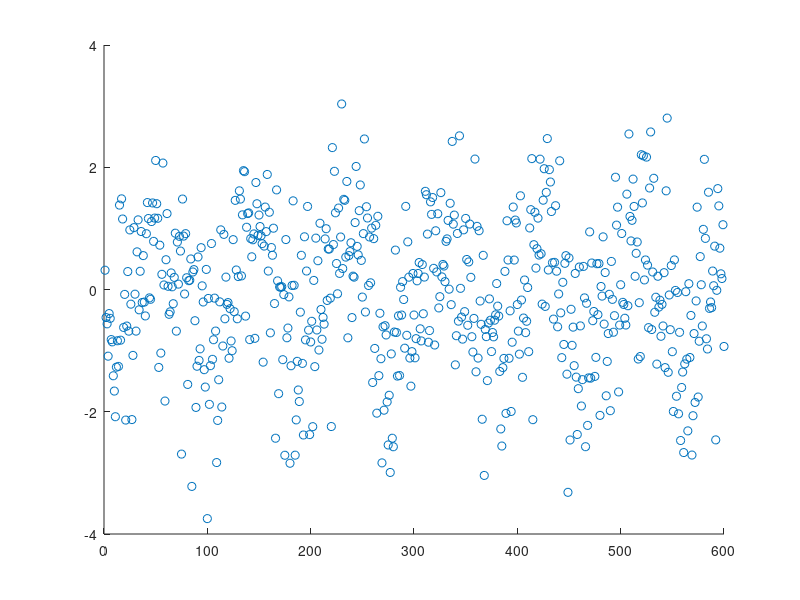

Recreate this plot in MATLAB. (Note: this script raises an error after producing the figure.)
function tmp(num)

  x = [1:600];

  params = rand(3,1) .* [50; 100; 1]
  y = params(1)*sin(((x/params(2)) - params(3))*2*pi) + randn([1 length(x)]);
  %[ym, ys] = mymean(y);

  %w = exp(-(y - (ym + ys)).^2 / (ys^2)) + exp(-(y - (ym - ys)).^2 / (ys^2));

  figure;scatter(x,y);

  vals = lsqmultiharmonic(x, y, 8);

  keyboard

  p0 = params .* (1 + randn(size(params))*0.2);

  [b,f] = myfit(@err, p0, [0 Inf; 1 Inf; 0 1]);
  keyboard

  return;

  if (nargin==0)
    num=1;
  end

  if (num==1)
    run_orig();
  else
    run_new();
  end

  return;

  function val = err(p, junk)

    val = sum((y - p(1)*sin(((x/p(2)) - p(3))*2*pi) .* w).^2);
    hold off;
    scatter(x,y,'r');
    hold on;
    scatter(x,p(1)*sin(((x/p(2)) - p(3))*2*pi),'b');

    drawnow

    return;
  end
end

function run_orig()

  addpath(absolutepath('./MatPIV 1.7/PTV'));
  addpath(absolutepath('./MatPIV 1.7/masking'));
  addpath(absolutepath('./MatPIV 1.7/src'));
  addpath(absolutepath('./MatPIV 1.7/filters'));
  addpath(absolutepath('./MatPIV 1.7/postprocessing'));

  cd('./MatPIV 1.7/Demo1/')

  keyboard
  [x,y,u,v,snr]=matpiv('im00.bmp','im04.bmp',[64 64;32 32;16 16],...
                       1,0.5,'multinfft',[],'polymask.mat');

  cd('../..');

  rmpath(absolutepath('./MatPIV 1.7/PTV'));
  rmpath(absolutepath('./MatPIV 1.7/masking'));
  rmpath(absolutepath('./MatPIV 1.7/src'));
  rmpath(absolutepath('./MatPIV 1.7/filters'));
  rmpath(absolutepath('./MatPIV 1.7/postprocessing'));

  figure;quiver(x,y,u,v);
  keyboard

  return;
end

function run_new()

  %imgb = imread('./MatPIV 1.7/Demo2/MatPIV000b.bmp');
  %imgc = imread('./MatPIV 1.7/Demo2/MatPIV000c.bmp');

  imgb = imread('./MatPIV 1.7/Demo3/mpim1b.bmp');
  imgc = imread('./MatPIV 1.7/Demo3/mpim1c.bmp');
  maske = load('./MatPIV 1.7/Demo3/polymask.mat');

  maske = ~maske.maske.msk;

  %[x,y,u,v,snr]=matpiv_nfft(imgb,imgc,[64 64;32 32; 16 16],...
  %                     0.5,3,maske,2);
  %[x,y,u,v,snr]=matpiv_nfft(imgb,imgc,[64 64;32 32; 16 16],0.5, 3, maske);
  [x,y,u,v,snr]=matpiv_nfft(imgb,imgc,[128 128; 64 64; 64 64],0.5, 3, maske);

  figure;
  subplot(2,2,1);imagesc(imgb)
  subplot(2,2,2);imagesc(imgc)
  subplot(2,2,3);quiver(x,max(y(:))-y,u,-v);

  keyboard

  return;
end
